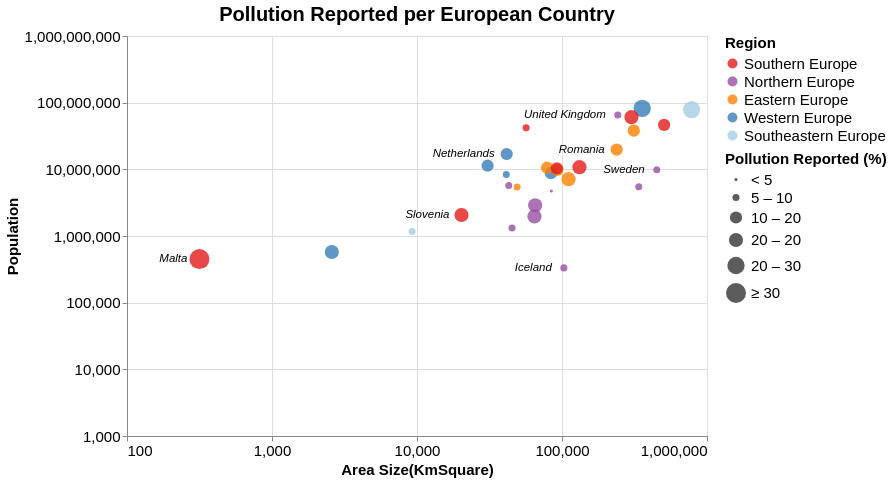

Express this chart as Vega-Lite.
### Vega-Lite specification from a JSON file in a GitHub repository (floating-point values rounded to 4 significant figures)
{"$schema": "https://vega.github.io/schema/vega-lite/v4.json", "width": 580, "height": 400, "title": {"text": "Pollution Reported per European Country", "fontSize": 20}, "data": {"values": [{"country": "Austria", "Size (kmSquare)": 83879, "Population": 8736668, "PercentageofreportedPollution": 10.7, "Region": "Western Europe", "LifeExpectancy": 81.8, "avg_high_temp": 54.2, "avg_low_temp": 37.4, "avg_precipitation": 39.3}, {"country": "Belgium", "Size (kmSquare)": 30689, "Population": 11331422, "PercentageofreportedPollution": 13.2, "Region": "Western Europe", "LifeExpectancy": 81.5, "avg_high_temp": 55.5, "avg_low_temp": 42, "avg_precipitation": 33.1}, {"country": "Bulgaria", "Size (kmSquare)": 110994, "Population": 7127822, "PercentageofreportedPollution": 15.1, "Region": "Eastern Europe", "LifeExpectancy": 74.9, "avg_high_temp": 59.3, "avg_low_temp": 43.4, "avg_precipitation": 24.7}, {"country": "Switzerland", "Size (kmSquare)": 41285, "Population": 8373338, "PercentageofreportedPollution": 8.9, "Region": "Western Europe", "LifeExpectancy": 83.7, "avg_high_temp": 62.3, "avg_low_temp": 48, "avg_precipitation": 41.1}, {"country": "Cyprus", "Size (kmSquare)": 9251, "Population": 1170187, "PercentageofreportedPollution": 9.2, "Region": "Southeastern Europe", "LifeExpectancy": 82.7, "avg_high_temp": 75.1, "avg_low_temp": 57.5, "avg_precipitation": 15.4}, {"country": "Czechia", "Size (kmSquare)": 78866, "Population": 10566332, "PercentageofreportedPollution": 13.5, "Region": "Eastern Europe", "LifeExpectancy": 79.1, "avg_high_temp": 51.4, "avg_low_temp": 37.3, "avg_precipitation": 27.4}, {"country": "Germany", "Size (kmSquare)": 357386, "Population": 82348669, "PercentageofreportedPollution": 23.2, "Region": "Western Europe", "LifeExpectancy": 81, "avg_high_temp": 51.4, "avg_low_temp": 41.6, "avg_precipitation": 23.9}, {"country": "Denmark", "Size (kmSquare)": 42933, "Population": 5728010, "PercentageofreportedPollution": 6.8, "Region": "Northern Europe", "LifeExpectancy": 80.9, "avg_high_temp": 48.4, "avg_low_temp": 35.9, "avg_precipitation": 25.6}, {"country": "Estonia", "Size (kmSquare)": 45227, "Population": 1315790, "PercentageofreportedPollution": 9.9, "Region": "Northern Europe", "LifeExpectancy": 78, "avg_high_temp": 43.9, "avg_low_temp": 31.3, "avg_precipitation": 21.9}, {"country": "Greece", "Size (kmSquare)": 131957, "Population": 10775971, "PercentageofreportedPollution": 19.6, "Region": "Southern Europe", "LifeExpectancy": 81.5, "avg_high_temp": 60.5, "avg_low_temp": 45.6, "avg_precipitation": 30.7}, {"country": "Spain", "Size (kmSquare)": 505990, "Population": 46440000, "PercentageofreportedPollution": 10.1, "Region": "Southern Europe", "LifeExpectancy": 83.5, "avg_high_temp": 54, "avg_low_temp": 40.5, "avg_precipitation": 29.4}, {"country": "Finland", "Size (kmSquare)": 338440, "Population": 5487000, "PercentageofreportedPollution": 7.2, "Region": "Northern Europe", "LifeExpectancy": 81.5, "avg_high_temp": 70.1, "avg_low_temp": 53.9, "avg_precipitation": 25.3}, {"country": "Croatia", "Size (kmSquare)": 56594, "Population": 41910000, "PercentageofreportedPollution": 7, "Region": "Southern Europe", "LifeExpectancy": 78.2, "avg_high_temp": 43.1, "avg_low_temp": 34.2, "avg_precipitation": 38.1}, {"country": "Hungary", "Size (kmSquare)": 93030, "Population": 9830000, "PercentageofreportedPollution": 12.8, "Region": "Eastern Europe", "LifeExpectancy": 76.2, "avg_high_temp": 55.2, "avg_low_temp": 44, "avg_precipitation": 40.8}, {"country": "Ireland", "Size (kmSquare)": 84421, "Population": 4726000, "PercentageofreportedPollution": 4.6, "Region": "Northern Europe", "LifeExpectancy": 81.8, "avg_high_temp": 63.8, "avg_low_temp": 49.1, "avg_precipitation": 30.4}, {"country": "Iceland", "Size (kmSquare)": 103000, "Population": 332529, "PercentageofreportedPollution": 7.9, "Region": "Northern Europe", "LifeExpectancy": 82.2, "avg_high_temp": 48.8, "avg_low_temp": 38.2, "avg_precipitation": 23.2}, {"country": "Italy", "Size (kmSquare)": 301338, "Population": 60670000, "PercentageofreportedPollution": 15.1, "Region": "Southern Europe", "LifeExpectancy": 83.4, "avg_high_temp": 49.6, "avg_low_temp": 36.9, "avg_precipitation": 26.3}, {"country": "Lithuania", "Size (kmSquare)": 65300, "Population": 2889000, "PercentageofreportedPollution": 15.6, "Region": "Northern Europe", "LifeExpectancy": 74.9, "avg_high_temp": 54.6, "avg_low_temp": 41.2, "avg_precipitation": 32.4}, {"country": "Luxembourg", "Size (kmSquare)": 2586, "Population": 576249, "PercentageofreportedPollution": 16.1, "Region": "Western Europe", "LifeExpectancy": 82.7, "avg_high_temp": 72.3, "avg_low_temp": 59.1, "avg_precipitation": 22}, {"country": "Latvia", "Size (kmSquare)": 64589, "Population": 1969000, "PercentageofreportedPollution": 17.2, "Region": "Northern Europe", "LifeExpectancy": 74.9, "avg_high_temp": 55.1, "avg_low_temp": 43.7, "avg_precipitation": 29.7}, {"country": "Malta", "Size (kmSquare)": 316, "Population": 450415, "PercentageofreportedPollution": 30.2, "Region": "Southern Europe", "LifeExpectancy": 82.6, "avg_high_temp": 44.1, "avg_low_temp": 33.8, "avg_precipitation": 44.2}, {"country": "Netherlands", "Size (kmSquare)": 41543, "Population": 16980000, "PercentageofreportedPollution": 13.2, "Region": "Western Europe", "LifeExpectancy": 81.7, "avg_high_temp": 56.2, "avg_low_temp": 33.8, "avg_precipitation": 24.6}, {"country": "Poland", "Size (kmSquare)": 312679, "Population": 37970000, "PercentageofreportedPollution": 11.4, "Region": "Eastern Europe", "LifeExpectancy": 78, "avg_high_temp": 57.1, "avg_low_temp": 41.1, "avg_precipitation": 24.7}, {"country": "Portugal", "Size (kmSquare)": 92212, "Population": 10340000, "PercentageofreportedPollution": 13.1, "Region": "Southern Europe", "LifeExpectancy": 81.3, "avg_high_temp": 53, "avg_low_temp": 36, "avg_precipitation": 26.2}, {"country": "Romania", "Size (kmSquare)": 238397, "Population": 19760000, "PercentageofreportedPollution": 14.5, "Region": "Eastern Europe", "LifeExpectancy": 75.3, "avg_high_temp": 53.8, "avg_low_temp": 38.7, "avg_precipitation": 49.1}, {"country": "Sweden", "Size (kmSquare)": 450295, "Population": 9851000, "PercentageofreportedPollution": 6.3, "Region": "Northern Europe", "LifeExpectancy": 82.4, "avg_high_temp": 69.3, "avg_low_temp": 52.3, "avg_precipitation": 21.7}, {"country": "Slovenia", "Size (kmSquare)": 20271, "Population": 2064000, "PercentageofreportedPollution": 15.9, "Region": "Southern Europe", "LifeExpectancy": 81.2, "avg_high_temp": 46.7, "avg_low_temp": 33.6, "avg_precipitation": 22.6}, {"country": "Slovakia", "Size (kmSquare)": 49035, "Population": 5426000, "PercentageofreportedPollution": 9.3, "Region": "Eastern Europe", "LifeExpectancy": 77.3, "avg_high_temp": 50.8, "avg_low_temp": 35.8, "avg_precipitation": 46.7}, {"country": "Turkey", "Size (kmSquare)": 783562, "Population": 78740000, "PercentageofreportedPollution": 24.5, "Region": "Southeastern Europe", "LifeExpectancy": 78.1, "avg_high_temp": 63.9, "avg_low_temp": 44.6, "avg_precipitation": 25.7}, {"country": "United Kingdom", "Size (kmSquare)": 242495, "Population": 65380000, "PercentageofreportedPollution": 9, "Region": "Northern Europe", "LifeExpectancy": 81.2, "avg_high_temp": 55.3, "avg_low_temp": 42.9, "avg_precipitation": 29.7}]}, "params": [{"name": "Population_Above", "value": 0, "bind": {"input": "range", "min": 0, "max": 30, "step": 5, "name": "Pollution Reported(%): "}}, {"name": "Continent_selection", "bind": {"input": "select", "options": [null, "Southern Europe", "Northern Europe", "Eastern Europe", "Western Europe", "Southeastern Europe"], "labels": ["Show All", "Southern Europe", "Northern Europe", "Eastern Europe", "Western Europe", "Southeastern Europe"], "name": "Region Selection: "}}], "transform": [{"filter": "Continent_selection == null || datum.Region == Continent_selection"}, {"filter": "datum.PercentageofreportedPollution > Population_Above"}], "encoding": {"x": {"field": "Size (kmSquare)", "type": "quantitative", "axis": {"title": " Area Size(KmSquare)", "tickCount": 4, "labelFontSize": 15, "titleFontSize": 15}, "scale": {"type": "log", "domain": [100, 1000000]}}, "y": {"field": "Population", "type": "quantitative", "axis": {"tickCount": 6, "labelFontSize": 15, "titleFontSize": 15}, "scale": {"type": "log", "domain": [1000, 1000000000]}}}, "layer": [{"selection": {"continent_highlight": {"type": "multi", "fields": ["Region"], "bind": "legend"}}, "mark": "circle", "encoding": {"x": {"field": "Size (kmSquare)", "type": "quantitative", "axis": {"title": " Area Size(KmSquare)", "tickCount": 4, "labelFontSize": 15, "titleFontSize": 15}, "scale": {"type": "log", "domain": [100, 1000000]}}, "y": {"field": "Population", "type": "quantitative", "axis": {"tickCount": 6, "labelFontSize": 15, "titleFontSize": 15}, "scale": {"type": "log", "domain": [1000, 1000000000]}}, "color": {"legend": {"title": "Region", "titleFontSize": 15, "labelFontSize": 15}, "field": "Region", "type": "nominal", "scale": {"domain": ["Southern Europe", "Northern Europe", "Eastern Europe", "Western Europe", "Southeastern Europe"], "range": ["#e41a1c", "#984ea3", "#ff7f00", "#377eb8", "#a6cee3"]}}, "opacity": {"condition": {"selection": "continent_highlight", "value": 0.8}, "value": 0.2}, "size": {"field": "PercentageofreportedPollution", "type": "quantitative", "scale": {"type": "threshold", "domain": [5, 10, 15, 20, 30], "range": [10, 50, 150, 200, 300, 400]}, "legend": {"format": ".1s", "title": "Pollution Reported (%)", "titleFontSize": 15, "labelFontSize": 15}}, "tooltip": [{"field": "country", "type": "nominal", "title": "Country"}, {"field": "Population", "type": "quantitative", "format": ","}, {"field": "LifeExpectancy", "type": "quantitative", "title": "Life Expectancy", "format": ","}, {"field": "PercentageofreportedPollution", "type": "quantitative", "title": " Pollution Reported(%)", "format": ","}, {"field": "avg_high_temp", "type": "quantitative", "title": "Average High Temperature(°C)", "format": ".2f"}, {"field": "avg_low_temp", "type": "quantitative", "title": "Average Low Temperature(°C)", "format": ".2f"}]}}, {"mark": {"type": "text", "align": "right", "baseline": "middle", "dx": -12, "fontSize": 11.5, "fontStyle": "italic"}, "encoding": {"text": {"field": "country", "type": "nominal"}, "color": {"value": "black"}, "opacity": {"condition": {"test": "datum['country'] == 'Slovenia' || datum['country'] == 'Sweden' || datum['country'] == 'Romania' || datum['country'] == 'United Kingdom' || datum['country'] == 'Netherlands' || datum['country'] == 'Malta' ||  datum['country'] == 'Iceland'", "value": 1}, "value": 0}}}], "config": {}}
